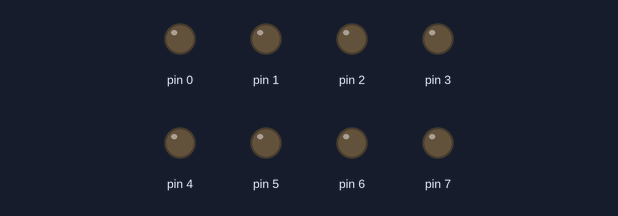
A sketch run on a simulated Arduino Uno, built with avr-gcc and run on an emulated ATmega328P. Parts: output pins drawn as LEDs (lit = HIGH).

Above: at 0.1 s.
At 4.9 s:
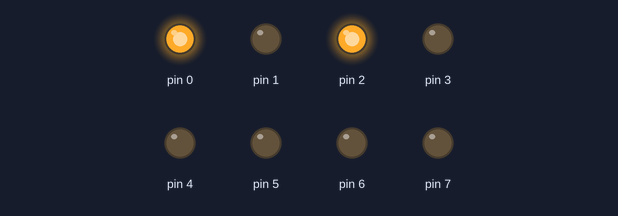
At 9.7 s:
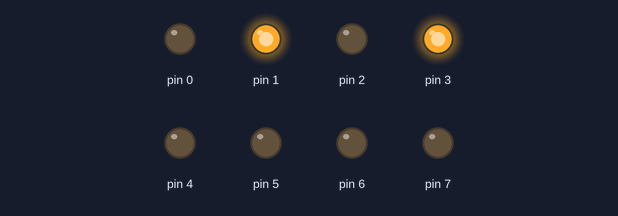
At 19.3 s:
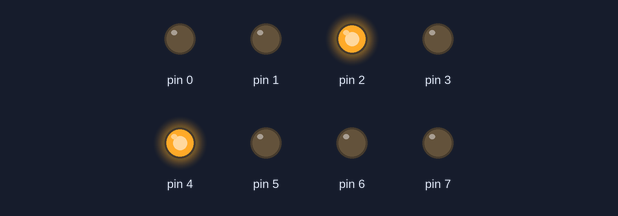
At 28.9 s:
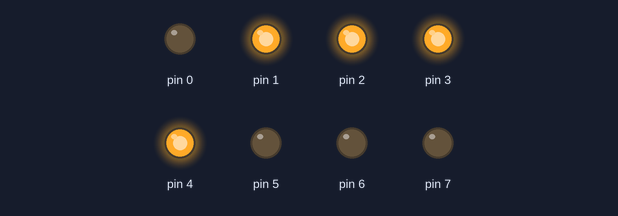
At 38.5 s:
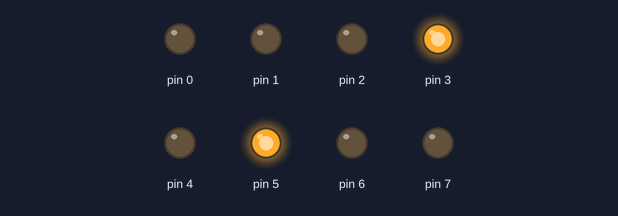
Timing chart, 0 to 40.0 s (numbered marks = the images above):
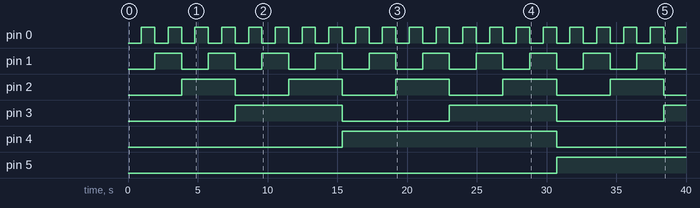

The sketch:

BinCount.ino
```cpp
void setup()
{
  //Serial.begin(9600);
  for( int i = 0; i < 8; i++ )
  {
    pinMode( i, OUTPUT );
  }

}
//byte pinToSet = 0;
byte num=0;

void loop()
{
  byte mask=1;
  for (int i=0;i<8;i++)
  {
    if((num&mask)==0)
    {
      digitalWrite(i,LOW);
    }
    else
    {
      digitalWrite(i,HIGH);
    }
    mask<<=1;
  }
  delay(960);
  //Serial.println("Num = " +num);
  num++;
}
```

Measured:
- by itself, pin 0: alternates HIGH for 0.96 s and LOW for 0.96 s
- by itself, pin 1: alternates HIGH for 1.9 s and LOW for 1.9 s
- by itself, pin 2: alternates HIGH for 3.8 s and LOW for 3.8 s
- by itself, pin 3: alternates HIGH for 7.7 s and LOW for 7.7 s
- by itself, pin 4: LOW → HIGH at 15.4 s, → LOW 15.4 s later
- by itself, pin 5: LOW → HIGH at 30.7 s
